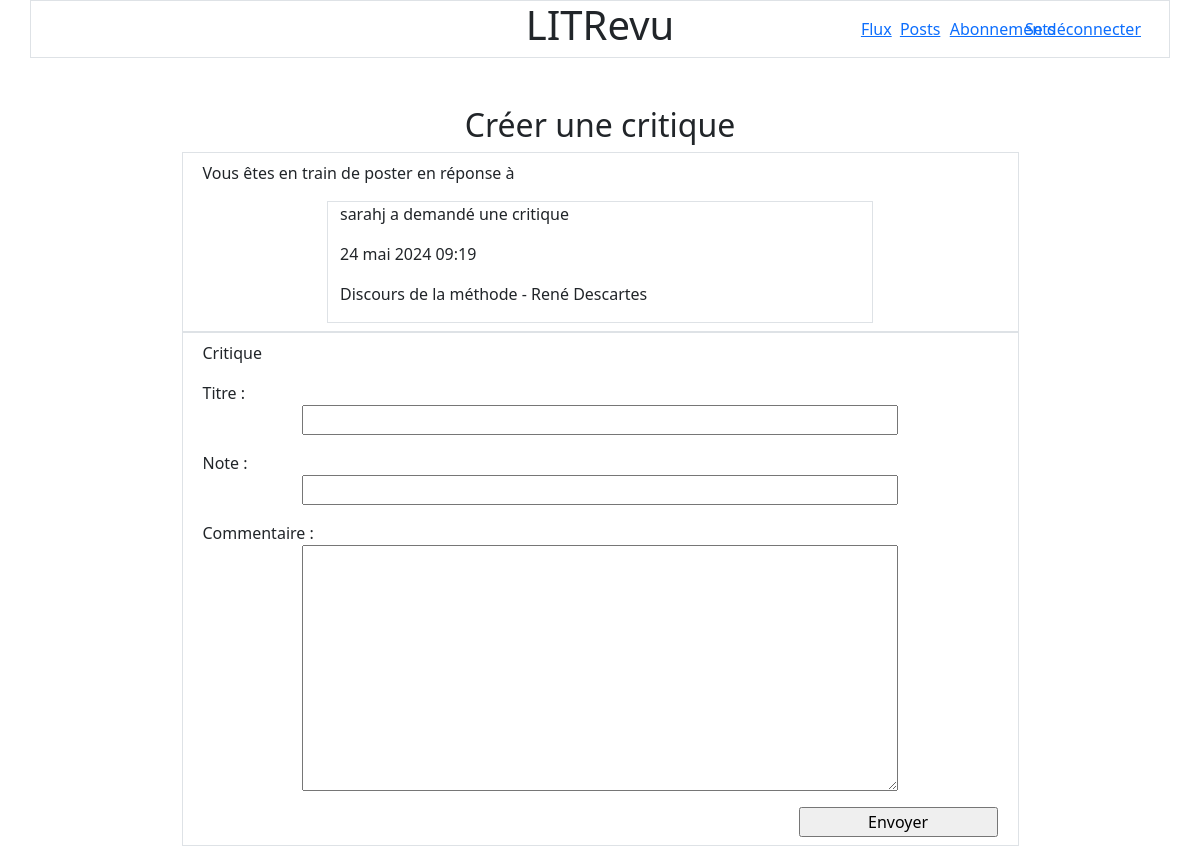
Page /reviews/create/ticket_2/ (signed in) on the committed database.
### review/models.py (models this page shows)
class Ticket(models.Model):
    title = models.CharField(max_length=128, verbose_name="Titre")
    description = models.TextField(max_length=2048, blank=True)
    user = models.ForeignKey(settings.AUTH_USER_MODEL, on_delete=models.CASCADE)
    image = models.ImageField(null=True, blank=True)
    time_created = models.DateTimeField(auto_now_add=True)

### authentication/models.py (models this page shows)
class User(AbstractUser):
    pass

### review/views.py (the view, shortened to what this page needs)
# urls.py: path("reviews/create/ticket_<int:ticket_id>/", views.create_review, name="create_review"),
@login_required
def create_review(request, ticket_id):
    ticket = models.Ticket.objects.get(id=ticket_id)
    form = forms.ReviewForm()
    return render(request, "review/create_review.html", {'form': form, 'ticket': ticket})

### review/forms.py
class ReviewForm(forms.ModelForm):
    class Meta:
        model = models.Review
        exclude = ("user", "ticket")
        widgets = {
            "headline": forms.TextInput(attrs={"class": "d-block w-75 m-auto"}),
            "rating": forms.NumberInput(attrs={"class": "d-block w-75 m-auto"}),
            "body": forms.Textarea(attrs={"class": "d-block w-75 m-auto"}),
        }

### review/templates/review/create_review.html (shortened to what this page needs)
{% extends 'base.html' %}
{% block content %}
    <h2 class="text-center mt-5">Créer une critique</h2>
    <div class="row border w-75 m-auto p-2">
        <p>Vous êtes en train de poster en réponse à</p>
        <div class="col-8 offset-2 border">
            {% if ticket.user == user %}
                <p>Vous avez demandé une critique</p>
            {% else %}
                <p>{{ ticket.user }} a demandé une critique</p>
            {% endif %}
            <p>{{ ticket.time_created }}</p>
            <p>{{ ticket.title }}</p>
        </div>
    </div>
    <div class="row border w-75 m-auto p-2">
        <p>Critique</p>
        <form method="post">
            {{ form.as_p }}
            <input class="col-3 offset-9" type="submit" value="Envoyer">
        </form>
    </div>
{% endblock %}

### rows in the picture
Ticket: user "sarahj", time_created "24 mai 2024 09:19", title "Discours de la méthode - René Descartes"
